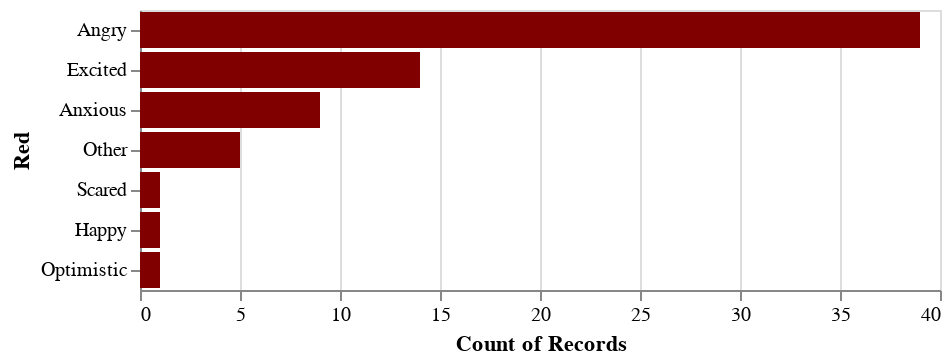

Notebook cell for this chart:
### Code cell
alt.Chart(df).mark_bar(color = "maroon").encode(
    x='count(Red)',
    y=alt.Y("Red", sort='-x'),
)
